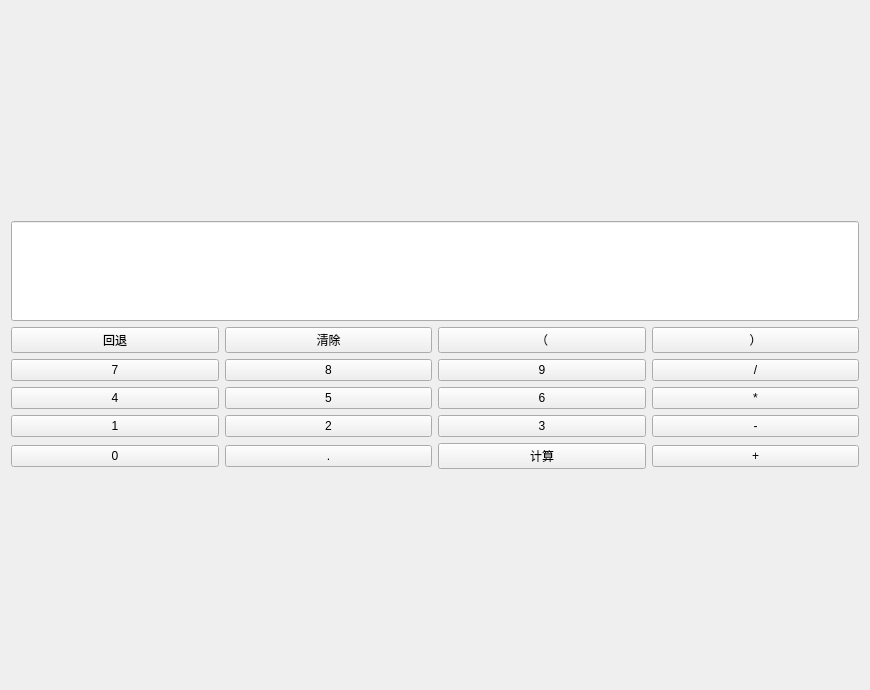
<?xml version="1.0" encoding="UTF-8"?>
<ui version="4.0">
 <class>Form</class>
 <widget class="QWidget" name="Form">
  <property name="geometry">
   <rect>
    <x>0</x>
    <y>0</y>
    <width>870</width>
    <height>690</height>
   </rect>
  </property>
  <property name="windowTitle">
   <string>Form</string>
  </property>
  <layout class="QGridLayout" name="gridLayout_2">
   <item row="0" column="0">
    <layout class="QGridLayout" name="gridLayout">
     <item row="6" column="0">
      <layout class="QHBoxLayout" name="horizontalLayout">
       <item>
        <widget class="QPushButton" name="pushButton_7">
         <property name="text">
          <string>7</string>
         </property>
        </widget>
       </item>
       <item>
        <widget class="QPushButton" name="pushButton_8">
         <property name="text">
          <string>8</string>
         </property>
        </widget>
       </item>
       <item>
        <widget class="QPushButton" name="pushButton_9">
         <property name="text">
          <string>9</string>
         </property>
        </widget>
       </item>
       <item>
        <widget class="QPushButton" name="pushButton_13">
         <property name="text">
          <string>/</string>
         </property>
        </widget>
       </item>
      </layout>
     </item>
     <item row="8" column="0">
      <layout class="QHBoxLayout" name="horizontalLayout_3">
       <item>
        <widget class="QPushButton" name="pushButton_1">
         <property name="text">
          <string>1</string>
         </property>
        </widget>
       </item>
       <item>
        <widget class="QPushButton" name="pushButton_2">
         <property name="text">
          <string>2</string>
         </property>
        </widget>
       </item>
       <item>
        <widget class="QPushButton" name="pushButton_3">
         <property name="text">
          <string>3</string>
         </property>
        </widget>
       </item>
       <item>
        <widget class="QPushButton" name="pushButton_11">
         <property name="text">
          <string>-</string>
         </property>
        </widget>
       </item>
      </layout>
     </item>
     <item row="7" column="0">
      <layout class="QHBoxLayout" name="horizontalLayout_2">
       <item>
        <widget class="QPushButton" name="pushButton_4">
         <property name="text">
          <string>4</string>
         </property>
        </widget>
       </item>
       <item>
        <widget class="QPushButton" name="pushButton_5">
         <property name="text">
          <string>5</string>
         </property>
        </widget>
       </item>
       <item>
        <widget class="QPushButton" name="pushButton_6">
         <property name="text">
          <string>6</string>
         </property>
        </widget>
       </item>
       <item>
        <widget class="QPushButton" name="pushButton_12">
         <property name="text">
          <string>*</string>
         </property>
        </widget>
       </item>
      </layout>
     </item>
     <item row="0" column="0">
      <widget class="QLineEdit" name="lineEdit">
       <property name="minimumSize">
        <size>
         <width>0</width>
         <height>100</height>
        </size>
       </property>
      </widget>
     </item>
     <item row="9" column="0">
      <layout class="QHBoxLayout" name="horizontalLayout_4">
       <item>
        <widget class="QPushButton" name="pushButton_0">
         <property name="text">
          <string>0</string>
         </property>
        </widget>
       </item>
       <item>
        <widget class="QPushButton" name="pushButton_14">
         <property name="text">
          <string>.</string>
         </property>
        </widget>
       </item>
       <item>
        <widget class="QPushButton" name="pushButton_enter">
         <property name="text">
          <string>计算</string>
         </property>
        </widget>
       </item>
       <item>
        <widget class="QPushButton" name="pushButton_10">
         <property name="text">
          <string>+</string>
         </property>
        </widget>
       </item>
      </layout>
     </item>
     <item row="1" column="0">
      <layout class="QHBoxLayout" name="horizontalLayout_5">
       <item>
        <widget class="QPushButton" name="pushButton_backspacing">
         <property name="text">
          <string>回退</string>
         </property>
        </widget>
       </item>
       <item>
        <widget class="QPushButton" name="pushButton_clear">
         <property name="text">
          <string>清除</string>
         </property>
        </widget>
       </item>
       <item>
        <widget class="QPushButton" name="pushButton_left">
         <property name="text">
          <string>（</string>
         </property>
        </widget>
       </item>
       <item>
        <widget class="QPushButton" name="pushButton_right">
         <property name="text">
          <string>）</string>
         </property>
        </widget>
       </item>
      </layout>
     </item>
    </layout>
   </item>
  </layout>
 </widget>
 <resources/>
 <connections/>
</ui>
